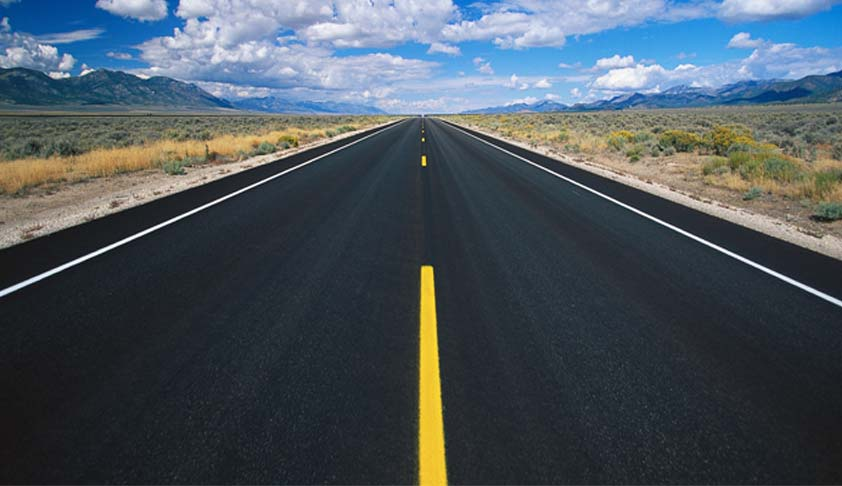
#> input picture Computer_Vision/Basics/Road.jpg, 842 x 486 px, given in place of Building.jpg, which was not available
$ jupyter execute 12_HoughLines.ipynb   (text cells are left out)
#> lines starting #> are read from the running program, lines starting #| are printed output that depends on the picture; pictures that were not available may be replaced by others from this repository, and a replacement may not be noted
[cell 1]
import cv2
import numpy as np
import matplotlib.pyplot as plt

[cell 2]
image1 = cv2.imread('Building.jpg')
#> image1 is the input picture: shape (486, 842, 3); mean B, G, R 92.4, 84, 73.5
gray1 = cv2.cvtColor(image1,cv2.COLOR_RGB2GRAY)
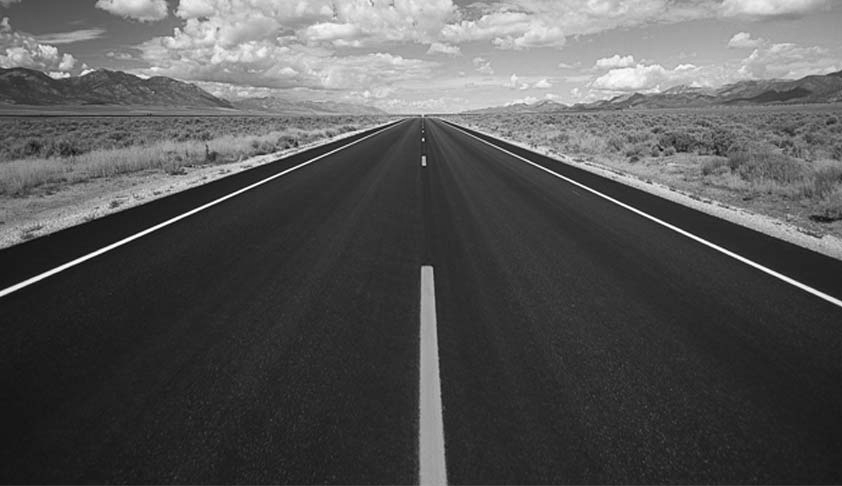
#> gray1: shape (486, 842); min 5, max 255, mean 85.3

image2 = cv2.imread('Road.jpg')
gray2 = cv2.cvtColor(image2,cv2.COLOR_RGB2GRAY)

[cell 3]
# Define a kernel size and apply Gaussian smoothing
kernel_size = 5
blur_gray = cv2.GaussianBlur(gray1,(kernel_size, kernel_size),0)

# Define our parameters for Canny and apply
low_threshold = 50
high_threshold = 150
masked_edges = cv2.Canny(blur_gray, low_threshold, high_threshold)
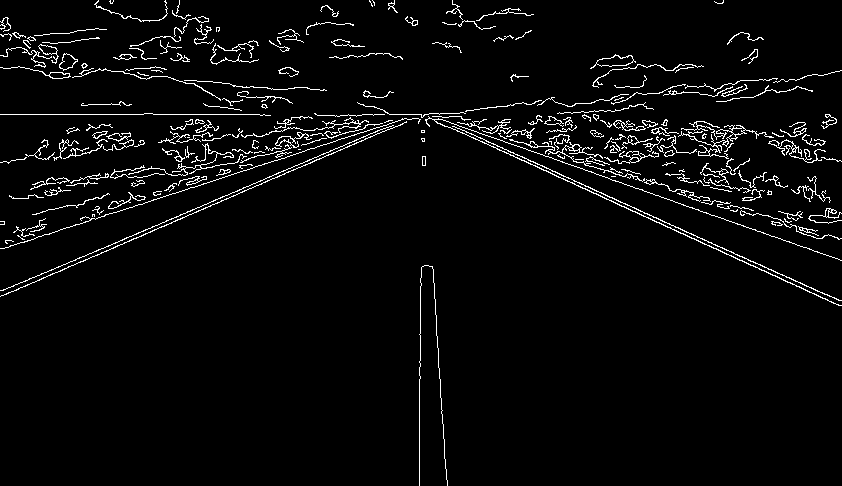
#> masked_edges: shape (486, 842); 3.8% white in thin lines or dots

# Define the Hough transform parameters
# Make a blank the same size as our image to draw on
rho = 1
theta = np.pi/180
threshold = 150
min_line_length = 10
max_line_gap = 7
line_image = np.copy(image1)*0 #creating a blank to draw lines on
#> line_image: shape (486, 842, 3); every value is 0

# Run Hough on edge detected image
lines = cv2.HoughLinesP(masked_edges, rho, theta, threshold, np.array([]),
                            min_line_length, max_line_gap)
#> lines = 42 rows, first 6: [2, 248, 404, 118], [2, 290, 392, 125], [0, 114, 143, 114], [636, 209, 840, 300], [585, 188, 833, 303], [504, 151, 713, 248]

[cell 4]
lines[0]
#> Out = [[2, 248, 404, 118]]

[cell 5]
for line in lines:
    for x1,y1,x2,y2 in line:
        cv2.line(line_image,(x1,y1),(x2,y2),(255,0,0),10)
#> this loop made 42 passes
#> line on passes 1 to 12: [[2, 248, 404, 118]], [[2, 290, 392, 125]], [[0, 114, 143, 114]], [[636, 209, 840, 300]], [[585, 188, 833, 303]], [[504, 151, 713, 248]], [[101, 252, 361, 141]], [[466, 110, 513, 105]], [[106, 150, 122, 148]], [[493, 132, 507, 136]], [[193, 80, 231, 84]], [[105, 149, 137, 146]]
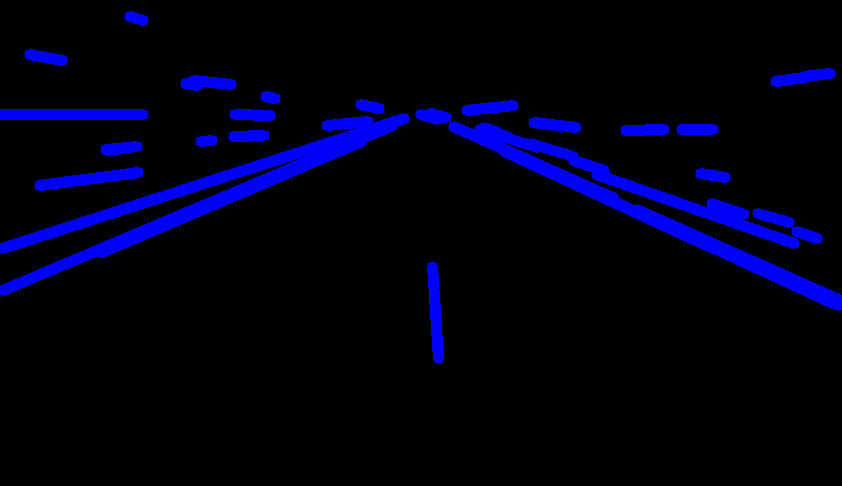
#> line_image: shape (486, 842, 3); mean B, G, R 20.4, 0, 0

# Create a "color" binary image to combine with line image
color_edges = np.dstack((masked_edges, masked_edges, masked_edges))
#> color_edges: shape (486, 842, 3); 3.8% white in thin lines or dots

# Draw the lines on the edge image
combo = cv2.addWeighted(color_edges, 0.8, line_image, 1, 0)
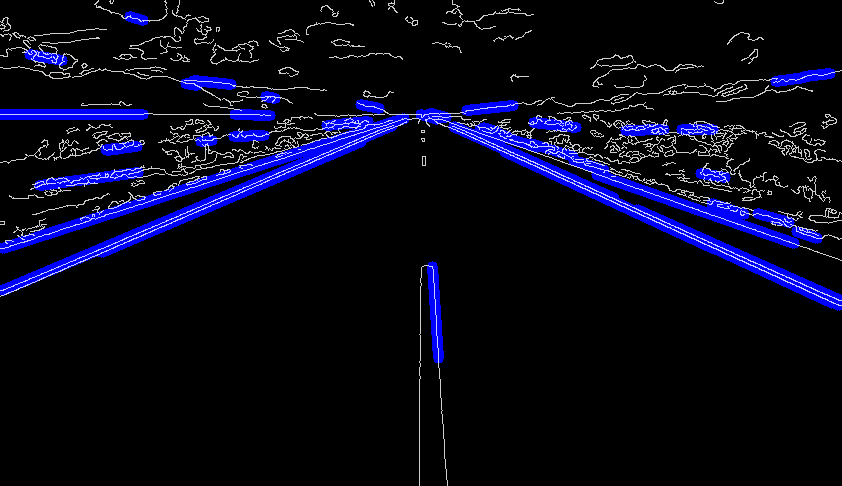
#> combo: shape (486, 842, 3); mean of channels 0, 1, 2 25.4, 7.7, 7.7; drawn as B, G, R
plt.imshow(combo)

[cell 6]
def nothing(x):
    pass
# Define a kernel size and apply Gaussian smoothing
kernel_size = 5
blur_gray2 = cv2.GaussianBlur(gray2,(kernel_size, kernel_size),0)

# Define our parameters for Canny and apply
low_threshold = 50
high_threshold = 150
masked_edges = cv2.Canny(blur_gray2, low_threshold, high_threshold)

# Define the Hough transform parameters
# Make a blank the same size as our image to draw on
rho = 1
theta = np.pi/180
threshold = 10
min_line_length = 10
max_line_gap = 1
line_image = np.copy(image2)*0 #creating a blank to draw lines on

# Run Hough on edge detected image
lines = cv2.HoughLinesP(masked_edges, rho, theta, threshold, np.array([]),
                            min_line_length, max_line_gap)
#> lines = 117 rows, first 6: [2, 290, 389, 126], [318, 129, 333, 126], [683, 190, 693, 193], [681, 204, 796, 244], [387, 124, 406, 118], [571, 179, 670, 224]

for line in lines:
    for x1,y1,x2,y2 in line:
        cv2.line(line_image,(x1,y1),(x2,y2),(255,0,0),10)
#> this loop made 117 passes
#> line on passes 1 to 12: [[2, 290, 389, 126]], [[318, 129, 333, 126]], [[683, 190, 693, 193]], [[681, 204, 796, 244]], [[387, 124, 406, 118]], [[571, 179, 670, 224]], [[310, 142, 324, 138]], [[526, 149, 539, 153]], [[592, 159, 602, 161]], [[0, 296, 147, 233]], [[459, 128, 524, 158]], [[646, 217, 772, 274]]
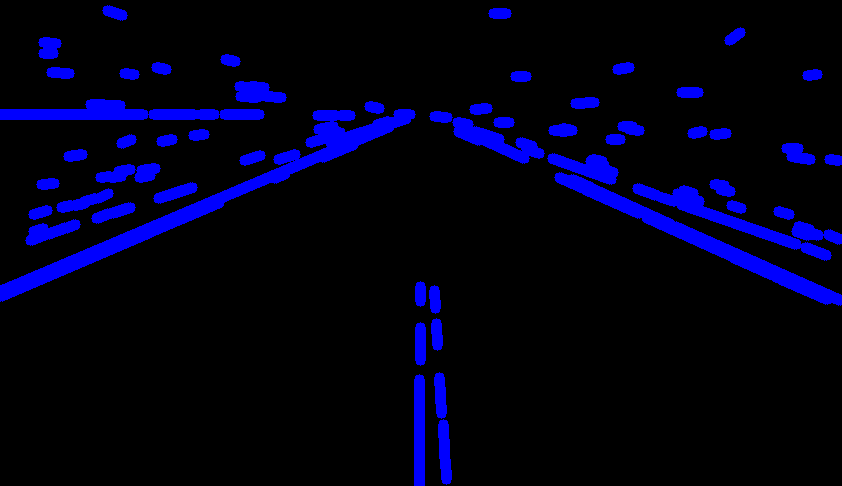
#> line_image: shape (486, 842, 3); mean B, G, R 23.4, 0, 0

# Create a "color" binary image to combine with line image
color_edges = np.dstack((masked_edges, masked_edges, masked_edges))

# Draw the lines on the edge image
combo = cv2.addWeighted(color_edges, 0.8, line_image, 1, 0)
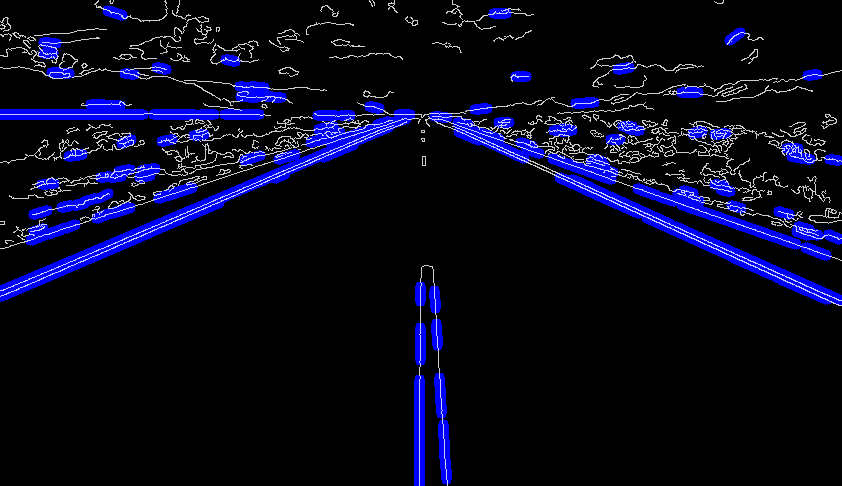
#> combo: shape (486, 842, 3); mean of channels 0, 1, 2 28.2, 7.7, 7.7; drawn as B, G, R
plt.imshow(combo)
cv2.namedWindow('Hough',cv2.WINDOW_NORMAL)

cv2.createTrackbar('threshold', 'Hough', 0, 300, nothing)
cv2.createTrackbar('min_line_length', 'Hough', 0, 10, nothing)
cv2.createTrackbar('max_line_gap', 'Hough', 0, 10, nothing)


while 1:
    image1_copy = image1.copy()
    gray1 = cv2.cvtColor(image1_copy,cv2.COLOR_RGB2GRAY)
    # Define a kernel size and apply Gaussian smoothing
    kernel_size = 5
    blur_gray = cv2.GaussianBlur(gray1,(kernel_size, kernel_size),0)

    # Define our parameters for Canny and apply
    low_threshold = 50
    high_threshold = 150
    masked_edges = cv2.Canny(blur_gray, low_threshold, high_threshold)

    # Define the Hough transform parameters
    # Make a blank the same size as our image to draw on
    rho = 1
    theta = np.pi/180
    threshold = cv2.getTrackbarPos('threshold','Hough')
#> threshold = 0
    min_line_length = cv2.getTrackbarPos('min_line_length','Hough')
#> min_line_length = 0
    max_line_gap = cv2.getTrackbarPos('max_line_gap','Hough')
#> max_line_gap = 0
    line_image = np.copy(image1_copy)*0 #creating a blank to draw lines on

    # Run Hough on edge detected image
    lines = cv2.HoughLinesP(masked_edges, rho, theta, threshold, np.array([]),
                                min_line_length, max_line_gap)

    for line in lines:
        for x1,y1,x2,y2 in line:
            cv2.line(line_image,(x1,y1),(x2,y2),(255,0,0),10)
#> this loop made 11548 passes
#> line on passes 1 to 3: [[45, 218, 45, 218]], [[18, 66, 18, 66]], [[100, 140, 100, 140]]
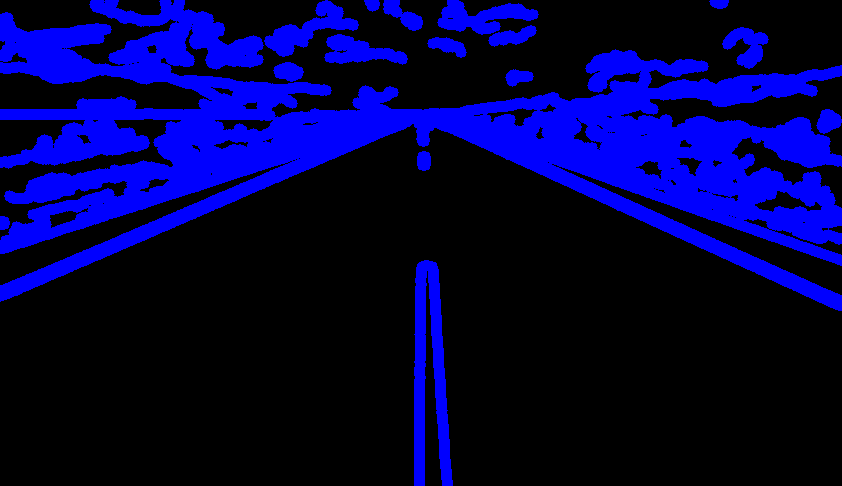
#> line_image: shape (486, 842, 3); mean B, G, R 65.7, 0, 0

    # Create a "color" binary image to combine with line image
    color_edges = np.dstack((masked_edges, masked_edges, masked_edges))

    # Draw the lines on the edge image
    combo = cv2.addWeighted(color_edges, 0.8, line_image, 1, 0)
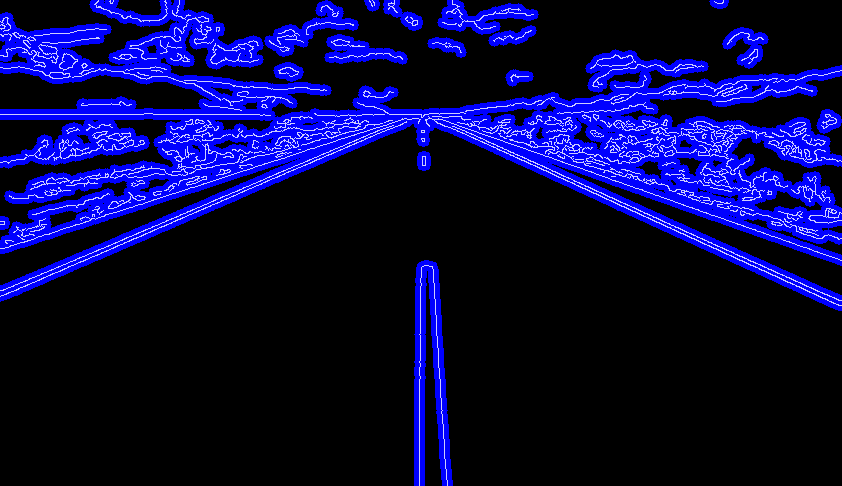
#> combo: shape (486, 842, 3); mean of channels 0, 1, 2 65.7, 7.7, 7.7; drawn as B, G, R
    cv2.imshow('Hough', combo)
    k = cv2.waitKey(1)
#> (key q is pressed here)
    if k == ord('q'):
        break

cv2.destroyAllWindows()

[cell 7]
# Define a kernel size and apply Gaussian smoothing
kernel_size = 5
blur_gray2 = cv2.GaussianBlur(gray2,(kernel_size, kernel_size),0)

# Define our parameters for Canny and apply
low_threshold = 50
high_threshold = 150
masked_edges = cv2.Canny(blur_gray2, low_threshold, high_threshold)

# Define the Hough transform parameters
# Make a blank the same size as our image to draw on
rho = 1
theta = np.pi/180
threshold = 10
min_line_length = 10
max_line_gap = 1
line_image = np.copy(image2)*0 #creating a blank to draw lines on

# Run Hough on edge detected image
lines = cv2.HoughLinesP(masked_edges, rho, theta, threshold, np.array([]),
                            min_line_length, max_line_gap)

for line in lines:
    for x1,y1,x2,y2 in line:
        cv2.line(line_image,(x1,y1),(x2,y2),(255,0,0),10)

# Create a "color" binary image to combine with line image
color_edges = np.dstack((masked_edges, masked_edges, masked_edges))

# Draw the lines on the edge image
combo = cv2.addWeighted(color_edges, 0.8, line_image, 1, 0)
plt.imshow(combo)

[cell 8]
def nothing(x):
    pass
# Define a kernel size and apply Gaussian smoothing
kernel_size = 5
blur_gray2 = cv2.GaussianBlur(gray2,(kernel_size, kernel_size),0)

# Define our parameters for Canny and apply
low_threshold = 50
high_threshold = 150
masked_edges = cv2.Canny(blur_gray2, low_threshold, high_threshold)

# Define the Hough transform parameters
# Make a blank the same size as our image to draw on
rho = 1
theta = np.pi/180
threshold = 10
min_line_length = 10
max_line_gap = 1
line_image = np.copy(image2)*0 #creating a blank to draw lines on

# Run Hough on edge detected image
lines = cv2.HoughLinesP(masked_edges, rho, theta, threshold, np.array([]),
                            min_line_length, max_line_gap)

for line in lines:
    for x1,y1,x2,y2 in line:
        cv2.line(line_image,(x1,y1),(x2,y2),(255,0,0),10)

# Create a "color" binary image to combine with line image
color_edges = np.dstack((masked_edges, masked_edges, masked_edges))

# Draw the lines on the edge image
combo = cv2.addWeighted(color_edges, 0.8, line_image, 1, 0)
plt.imshow(combo)
cv2.namedWindow('Hough',cv2.WINDOW_NORMAL)

cv2.createTrackbar('threshold', 'Hough', 0, 300, nothing)
cv2.createTrackbar('min_line_length', 'Hough', 0, 10, nothing)
cv2.createTrackbar('max_line_gap', 'Hough', 0, 10, nothing)


while 1:
    image2_copy = image2.copy()
    gray1 = cv2.cvtColor(image2_copy,cv2.COLOR_RGB2GRAY)
    # Define a kernel size and apply Gaussian smoothing
    kernel_size = 5
    blur_gray = cv2.GaussianBlur(gray1,(kernel_size, kernel_size),0)

    # Define our parameters for Canny and apply
    low_threshold = 50
    high_threshold = 150
    masked_edges = cv2.Canny(blur_gray, low_threshold, high_threshold)

    # Define the Hough transform parameters
    # Make a blank the same size as our image to draw on
    rho = 1
    theta = np.pi/180
    threshold = cv2.getTrackbarPos('threshold','Hough')
    min_line_length = cv2.getTrackbarPos('min_line_length','Hough')
    max_line_gap = cv2.getTrackbarPos('max_line_gap','Hough')
    line_image = np.copy(image2_copy)*0 #creating a blank to draw lines on

    # Run Hough on edge detected image
    lines = cv2.HoughLinesP(masked_edges, rho, theta, threshold, np.array([]),
                                min_line_length, max_line_gap)

    for line in lines:
        for x1,y1,x2,y2 in line:
            cv2.line(line_image,(x1,y1),(x2,y2),(255,0,0),10)

    # Create a "color" binary image to combine with line image
    color_edges = np.dstack((masked_edges, masked_edges, masked_edges))

    # Draw the lines on the edge image
    combo = cv2.addWeighted(color_edges, 0.8, line_image, 1, 0)
    cv2.imshow('Hough', combo)
    k = cv2.waitKey(1)
#> (key q is pressed here)
    if k == ord('q'):
        break

cv2.destroyAllWindows()

[cell 9]
# Define a kernel size and apply Gaussian smoothing
kernel_size = 5
blur_gray2 = cv2.GaussianBlur(gray2,(kernel_size, kernel_size),0)

# Define our parameters for Canny and apply
low_threshold = 50
high_threshold = 150
masked_edges = cv2.Canny(blur_gray2, low_threshold, high_threshold)

# Define the Hough transform parameters
# Make a blank the same size as our image to draw on
rho = 1
theta = np.pi/180
threshold = 177
min_line_length = 6
max_line_gap = 4
line_image = np.copy(image2)*0 #creating a blank to draw lines on

# Run Hough on edge detected image
lines = cv2.HoughLinesP(masked_edges, rho, theta, threshold, np.array([]),
                            min_line_length, max_line_gap)
#> lines = 16 rows, first 6: [3, 248, 406, 118], [153, 114, 264, 114], [3, 290, 262, 180], [429, 118, 554, 174], [452, 126, 466, 132], [143, 234, 372, 136]

for line in lines:
    for x1,y1,x2,y2 in line:
        cv2.line(line_image,(x1,y1),(x2,y2),(255,0,0),10)
#> this loop made 16 passes
#> line on passes 1 to 12: [[3, 248, 406, 118]], [[153, 114, 264, 114]], [[3, 290, 262, 180]], [[429, 118, 554, 174]], [[452, 126, 466, 132]], [[143, 234, 372, 136]], [[592, 189, 841, 300]], [[563, 178, 796, 286]], [[685, 87, 696, 86]], [[709, 245, 838, 305]], [[627, 173, 637, 176]], [[246, 86, 282, 89]]
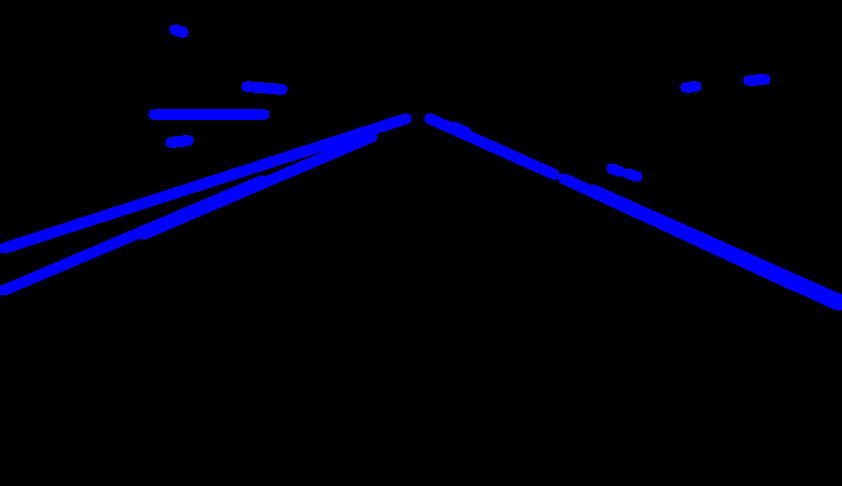
#> line_image: shape (486, 842, 3); mean B, G, R 11.8, 0, 0

# Create a "color" binary image to combine with line image
color_edges = np.dstack((masked_edges, masked_edges, masked_edges))

# Draw the lines on the edge image
combo = cv2.addWeighted(color_edges, 0.8, line_image, 1, 0)
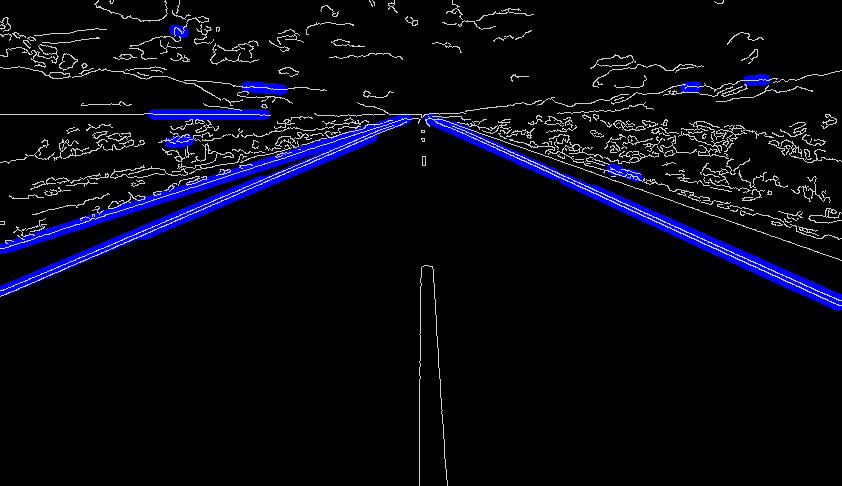
#> combo: shape (486, 842, 3); mean of channels 0, 1, 2 18, 7.7, 7.7; drawn as B, G, R
plt.imshow(combo)
